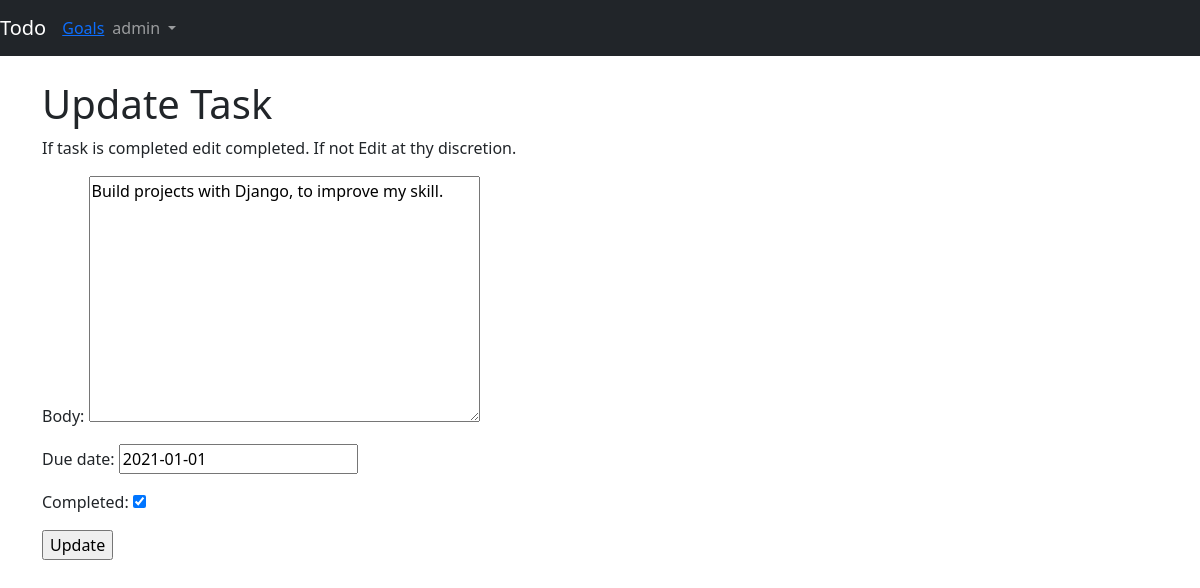
The page /todo/1/update/ (signed in) on the database its author committed.
### todo/models.py (models this page shows, shortened)
class TodoItems(models.Model):
    title = models.CharField(max_length= 100)
    body = models.TextField()
    created = models.DateField(default= timezone.now().strftime('%Y-%m-%d'))
    due_date = models.DateField(default= timezone.now().strftime('%Y-%m-%d'))
    category = models.ForeignKey(Category,on_delete=models.SET_DEFAULT, default='general')
    completed = models.BooleanField(default= False)
    class Meta:
        ordering = ['-created']

### todo/views.py (the view)
# urls.py: path('todo/<int:pk>/update/', TodoUpdate.as_view(), name = 'update'),
class TodoUpdate(UpdateView):
    model = TodoItems
    template_name = 'todo_edit.html'
    fields = ['body','due_date','completed']

### templates/todo_edit.html (shortened to what this page needs)
{% extends 'base.html' %}
{% block content %}
<h1>Update Task</h1>
<p>If task is completed edit completed. If not Edit at thy discretion.</p>
<form action="" method="POST">
    {{ form.as_p }}
    <input type="submit" value="Update">
</form>
{% endblock %}

### templates/base.html (shortened to what this page needs)
<!DOCTYPE html>
<html lang="en">
<head>
    <link rel="stylesheet" href="https://stackpath.bootstrapcdn.com/bootstrap/5.0.0-alpha2/css/bootstrap.min.css">
</head>
<body>
    <nav class="navbar navbar-expand-md navbar-dark bg-dark mb-4">
        {% if user.is_authenticated %}
        <a href="{% url 'todo' %}" class="navbar-brand">Todo</a>
        {% else %}
        <a href="{% url 'home' %}" class="navbar-brand">Todo</a>
        {% endif %}
        {% if user.is_authenticated %}
        <ul class="navbar-nav ml-auto">
            <li class="nav-item">
                <a href="#">Goals</a>
            </li>
        </ul>
        {% endif %}
        <div class="collapse navbar-collapse" id="navbarCollapse">
        {% if user.is_authenticated %}
        <ul class="navbar-nav ml-auto">
        <li class="nav-item">
        <a class="nav-link dropdown-toggle" href="#" id="userMenu"
        data-toggle="dropdown" aria-haspopup="true"
        aria-expanded="false">
        {{ user.username }}
        </a>
        </li>
        </ul>
{% endif %}
</div>
    </nav>
    <div class="container">
    {% block content %}
    {% endblock %}
</div>
</body>
</html>

### rows shown on the page
TodoItems: body "Build projects with Django, to improve my skill.", due_date "2021-01-01", completed "☑"

### other values the page prints
{{ user.username }} "admin"
